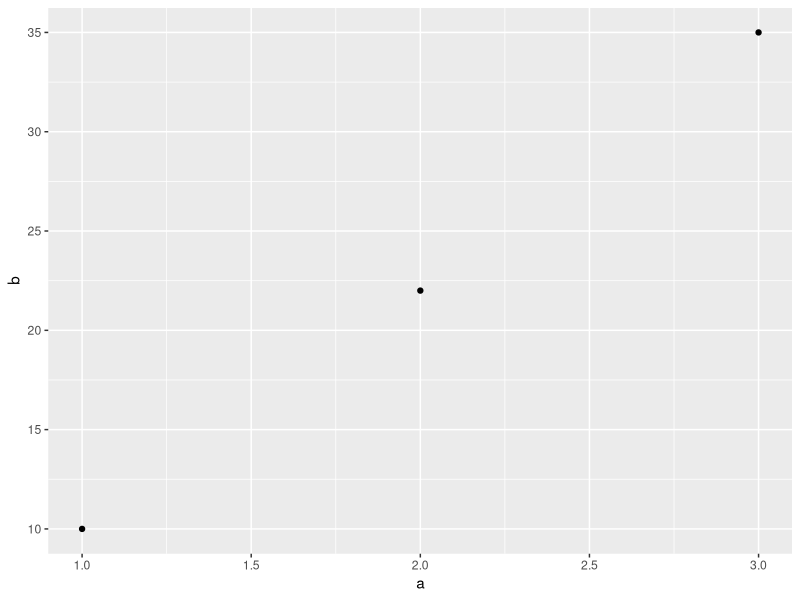

Here is the R script that generated this plot: (Note: this script raises an error after producing the figure.)
## ---- chunk 1
knitr::opts_chunk$set(collapse = T, comment = "#>")
knitr::opts_knit$set(base.url = "../")
knitr::opts_chunk$set(fig.path = "figures/")
library(tidyverse)
## ---- chunk 2
print("Hello, world!")
## ---- chunk 3
data <- tribble(~a, ~b, 1, 10, 2, 22, 3, 35)
data %>% ggplot() + geom_point(mapping = aes(x = a, y = b))
## ---- chunk 4
knitr::include_graphics("figures/elder-sign.png")
